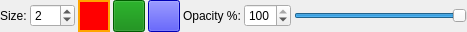
<?xml version="1.0" encoding="UTF-8"?>
<ui version="4.0">
 <class>TerrainTextureTool</class>
 <widget class="QWidget" name="TerrainTextureTool">
  <property name="geometry">
   <rect>
    <x>0</x>
    <y>0</y>
    <width>467</width>
    <height>32</height>
   </rect>
  </property>
  <property name="minimumSize">
   <size>
    <width>467</width>
    <height>32</height>
   </size>
  </property>
  <property name="maximumSize">
   <size>
    <width>16777215</width>
    <height>32</height>
   </size>
  </property>
  <property name="windowTitle">
   <string>Form</string>
  </property>
  <layout class="QHBoxLayout" name="horizontalLayout">
   <property name="spacing">
    <number>3</number>
   </property>
   <property name="leftMargin">
    <number>0</number>
   </property>
   <property name="topMargin">
    <number>0</number>
   </property>
   <property name="rightMargin">
    <number>0</number>
   </property>
   <property name="bottomMargin">
    <number>0</number>
   </property>
   <item>
    <widget class="QLabel" name="label">
     <property name="text">
      <string>Size:</string>
     </property>
    </widget>
   </item>
   <item>
    <widget class="QSpinBox" name="spinBox_size">
     <property name="minimum">
      <number>-99</number>
     </property>
     <property name="value">
      <number>2</number>
     </property>
    </widget>
   </item>
   <item>
    <widget class="QPushButton" name="pushButton">
     <property name="minimumSize">
      <size>
       <width>32</width>
       <height>32</height>
      </size>
     </property>
     <property name="maximumSize">
      <size>
       <width>32</width>
       <height>32</height>
      </size>
     </property>
     <property name="styleSheet">
      <string notr="true">QPushButton 
{
background-color: red;
}

QPushButton:checked 
{ 
border: 2px solid orange;
}</string>
     </property>
     <property name="text">
      <string/>
     </property>
     <property name="checkable">
      <bool>true</bool>
     </property>
     <property name="checked">
      <bool>true</bool>
     </property>
     <property name="autoExclusive">
      <bool>true</bool>
     </property>
    </widget>
   </item>
   <item>
    <widget class="QPushButton" name="pushButton_2">
     <property name="minimumSize">
      <size>
       <width>32</width>
       <height>32</height>
      </size>
     </property>
     <property name="maximumSize">
      <size>
       <width>32</width>
       <height>32</height>
      </size>
     </property>
     <property name="styleSheet">
      <string notr="true">QPushButton {
background-color: green
}
QPushButton:checked 
{ 
border: 2px solid orange;
}</string>
     </property>
     <property name="text">
      <string/>
     </property>
     <property name="checkable">
      <bool>true</bool>
     </property>
     <property name="autoExclusive">
      <bool>true</bool>
     </property>
    </widget>
   </item>
   <item>
    <widget class="QPushButton" name="pushButton_3">
     <property name="minimumSize">
      <size>
       <width>32</width>
       <height>32</height>
      </size>
     </property>
     <property name="maximumSize">
      <size>
       <width>32</width>
       <height>32</height>
      </size>
     </property>
     <property name="styleSheet">
      <string notr="true">QPushButton {
background-color: blue
}

QPushButton:checked 
{ 
border: 2px solid orange;
}</string>
     </property>
     <property name="text">
      <string/>
     </property>
     <property name="checkable">
      <bool>true</bool>
     </property>
     <property name="autoExclusive">
      <bool>true</bool>
     </property>
    </widget>
   </item>
   <item>
    <widget class="QLabel" name="label_2">
     <property name="text">
      <string>Opacity %:</string>
     </property>
    </widget>
   </item>
   <item>
    <widget class="QSpinBox" name="spinBox_opacity">
     <property name="minimum">
      <number>1</number>
     </property>
     <property name="maximum">
      <number>100</number>
     </property>
     <property name="singleStep">
      <number>1</number>
     </property>
     <property name="value">
      <number>100</number>
     </property>
    </widget>
   </item>
   <item>
    <widget class="QSlider" name="horizontalSlider_opacity">
     <property name="minimum">
      <number>1</number>
     </property>
     <property name="maximum">
      <number>100</number>
     </property>
     <property name="singleStep">
      <number>1</number>
     </property>
     <property name="sliderPosition">
      <number>100</number>
     </property>
     <property name="orientation">
      <enum>Qt::Horizontal</enum>
     </property>
    </widget>
   </item>
  </layout>
 </widget>
 <resources/>
 <connections/>
</ui>
